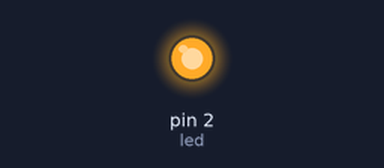
The sketch below on a simulated Arduino Uno, built with avr-gcc and run on an emulated ATmega328P. On the bench: output pins drawn as LEDs (lit = HIGH).

Above: at 0.1 s.
At 3.7 s:
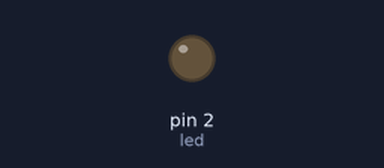
Timing chart, 0 to 5.2 s (numbered marks = the images above):
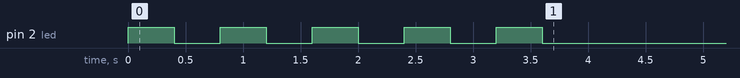

The sketch:

assessment2.ino
```cpp
// Assessment-2: Toggling LED finite times

int led=2;

void setup(){
    pinMode(led,OUTPUT);
    for(int i=0;i<5;i++){
        digitalWrite(led,1);
        delay(400);
        digitalWrite(led,0);
        delay(400);
    }
}

void loop(){

}
```
